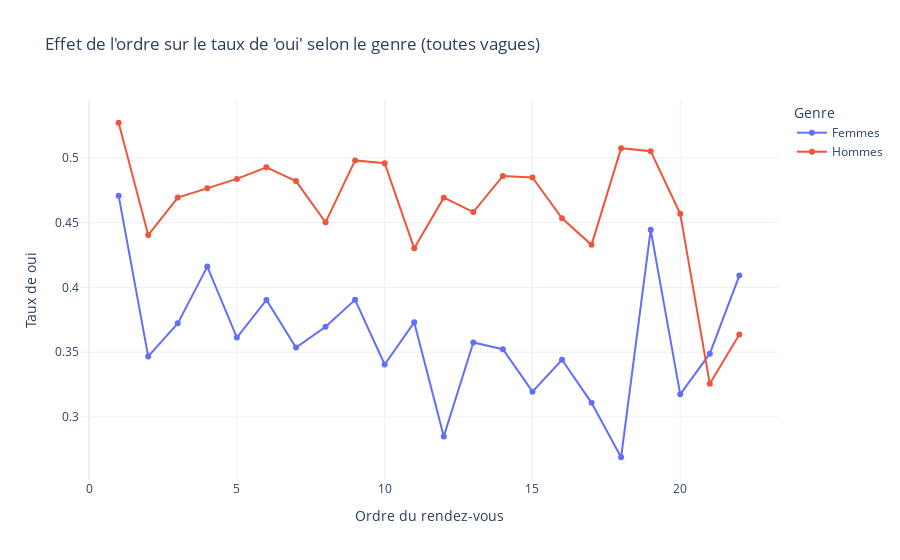

Notebook cell for this chart:
### Code cell
import plotly.express as px

mean_by_order_gender = df.groupby(['order', 'gender']).agg({
    'dec': 'mean',
    'match': 'mean'
}).reset_index()

mean_by_order_gender['Genre'] = mean_by_order_gender['gender'].map({0: 'Femmes', 1: 'Hommes'})

fig1 = px.line(
    mean_by_order_gender,
    x='order',
    y='dec',
    color='Genre',
    markers=True,
    title="Effet de l'ordre sur le taux de 'oui' selon le genre (toutes vagues)",
    labels={'order': "Ordre du rendez-vous", 'dec': "Taux de oui"},
    template="plotly_white"
)
fig1.update_traces(line=dict(width=2))
fig1.show()

### Figure 1 — Plotly figure (JSON) as saved in the notebook; plotly's stock layout.template omitted (floating-point values rounded to 4 significant figures)
{"data": [{"hovertemplate": "Genre=Femmes<br>Ordre du rendez-vous=%{x}<br>Taux de oui=%{y}<extra></extra>", "legendgroup": "Femmes", "line": {"color": "#636efa", "dash": "solid", "width": 2}, "marker": {"symbol": "circle"}, "mode": "lines+markers", "name": "Femmes", "orientation": "v", "showlegend": true, "type": "scatter", "x": [1, 2, 3, 4, 5, 6, 7, 8, 9, 10, 11, 12, 13, 14, 15, 16, 17, 18, 19, 20, 21, 22], "xaxis": "x", "y": [0.4708, 0.3467, 0.3723, 0.4161, 0.3613, 0.3903, 0.3536, 0.3696, 0.3904, 0.3405, 0.3731, 0.285, 0.3575, 0.3523, 0.3195, 0.3442, 0.3109, 0.2689, 0.4444, 0.3175, 0.3488, 0.4091], "yaxis": "y"}, {"hovertemplate": "Genre=Hommes<br>Ordre du rendez-vous=%{x}<br>Taux de oui=%{y}<extra></extra>", "legendgroup": "Hommes", "line": {"color": "#EF553B", "dash": "solid", "width": 2}, "marker": {"symbol": "circle"}, "mode": "lines+markers", "name": "Hommes", "orientation": "v", "showlegend": true, "type": "scatter", "x": [1, 2, 3, 4, 5, 6, 7, 8, 9, 10, 11, 12, 13, 14, 15, 16, 17, 18, 19, 20, 21, 22], "xaxis": "x", "y": [0.5271, 0.4404, 0.4693, 0.4765, 0.4838, 0.4926, 0.4821, 0.4502, 0.498, 0.4959, 0.4302, 0.4693, 0.4581, 0.486, 0.4848, 0.4533, 0.4328, 0.5075, 0.5052, 0.4568, 0.3256, 0.3636], "yaxis": "y"}], "layout": {"legend": {"title": {"text": "Genre"}, "tracegroupgap": 0}, "title": {"text": "Effet de l'ordre sur le taux de 'oui' selon le genre (toutes vagues)"}, "xaxis": {"anchor": "y", "domain": [0, 1], "title": {"text": "Ordre du rendez-vous"}}, "yaxis": {"anchor": "x", "domain": [0, 1], "title": {"text": "Taux de oui"}}}}
